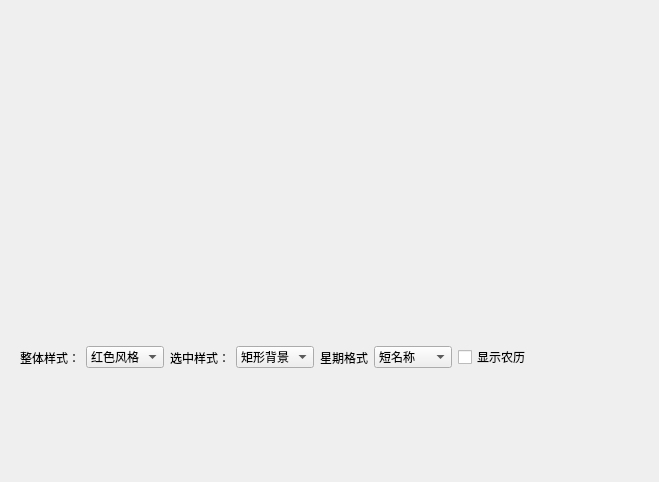
<?xml version="1.0" encoding="UTF-8"?>
<ui version="4.0">
 <class>frmLunarCalendarWidget</class>
 <widget class="QWidget" name="frmLunarCalendarWidget">
  <property name="geometry">
   <rect>
    <x>0</x>
    <y>0</y>
    <width>659</width>
    <height>482</height>
   </rect>
  </property>
  <property name="windowTitle">
   <string>Form</string>
  </property>
  <layout class="QVBoxLayout" name="verticalLayout">
   <item>
    <widget class="LunarCalendarWidget" name="lunarCalendarWidget" native="true"/>
   </item>
   <item>
    <widget class="QWidget" name="widgetBottom" native="true">
     <layout class="QHBoxLayout" name="horizontalLayout">
      <item>
       <widget class="QLabel" name="labCalendarStyle">
        <property name="text">
         <string>整体样式：</string>
        </property>
       </widget>
      </item>
      <item>
       <widget class="QComboBox" name="cboxCalendarStyle">
        <item>
         <property name="text">
          <string>红色风格</string>
         </property>
        </item>
       </widget>
      </item>
      <item>
       <widget class="QLabel" name="labSelectType">
        <property name="text">
         <string>选中样式：</string>
        </property>
       </widget>
      </item>
      <item>
       <widget class="QComboBox" name="cboxSelectType">
        <item>
         <property name="text">
          <string>矩形背景</string>
         </property>
        </item>
        <item>
         <property name="text">
          <string>圆形背景</string>
         </property>
        </item>
        <item>
         <property name="text">
          <string>角标背景</string>
         </property>
        </item>
        <item>
         <property name="text">
          <string>图片背景</string>
         </property>
        </item>
       </widget>
      </item>
      <item>
       <widget class="QLabel" name="labWeekNameFormat">
        <property name="text">
         <string>星期格式</string>
        </property>
       </widget>
      </item>
      <item>
       <widget class="QComboBox" name="cboxWeekNameFormat">
        <item>
         <property name="text">
          <string>短名称</string>
         </property>
        </item>
        <item>
         <property name="text">
          <string>普通名称</string>
         </property>
        </item>
        <item>
         <property name="text">
          <string>长名称</string>
         </property>
        </item>
        <item>
         <property name="text">
          <string>英文名称</string>
         </property>
        </item>
       </widget>
      </item>
      <item>
       <widget class="QCheckBox" name="ckShowLunar">
        <property name="text">
         <string>显示农历</string>
        </property>
       </widget>
      </item>
      <item>
       <spacer name="horizontalSpacer">
        <property name="orientation">
         <enum>Qt::Horizontal</enum>
        </property>
        <property name="sizeHint" stdset="0">
         <size>
          <width>40</width>
          <height>20</height>
         </size>
        </property>
       </spacer>
      </item>
     </layout>
    </widget>
   </item>
  </layout>
 </widget>
 <customwidgets>
  <customwidget>
   <class>LunarCalendarWidget</class>
   <extends>QWidget</extends>
   <header>lunarcalendarwidget.h</header>
   <container>1</container>
  </customwidget>
 </customwidgets>
 <resources/>
 <connections/>
</ui>
